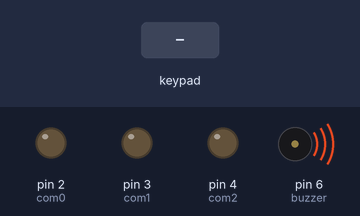
The sketch below on a simulated Arduino Uno, built with avr-gcc and run on an emulated ATmega328P. Parts: output pins drawn as LEDs (lit = HIGH), buzzer (waves = sounding). Wiring (inferred from the names in the program): 3×3 keypad with keys 1 2 3 4 5 6 7 8 9 (labels assumed): rows pin 9, pin 8, pin 7; columns pin 11, pin 12, pin 13. The inputs (shaded band) are chosen by the test bench. Pins used as bus, display or sensor lines are not drawn.

Above: at 1.2 s.
1.3 s: key '1' pressed
At 2.4 s:
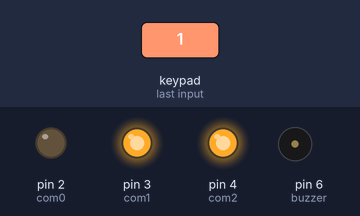
3.0 s: key '4' pressed
At 4.0 s:
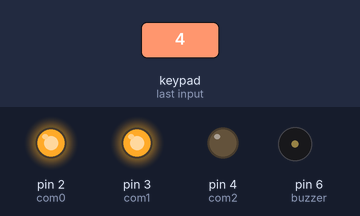
4.5 s: key '5' pressed
At 4.9 s:
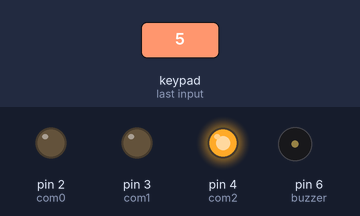
6.0 s: key '6' pressed
At 7.0 s:
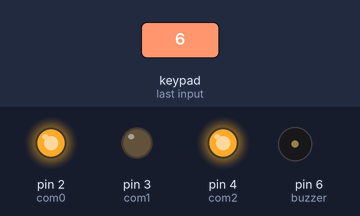
7.5 s: key '7' pressed
At 7.76 s:
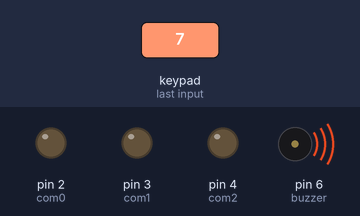
10.5 s: key '8' pressed
At 11.1 s:
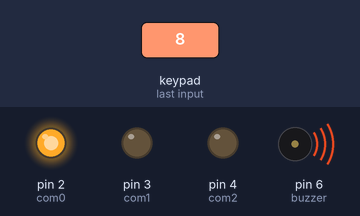
Timing chart, 0 to 14.5 s (numbered marks = the images above; inputs shaded):
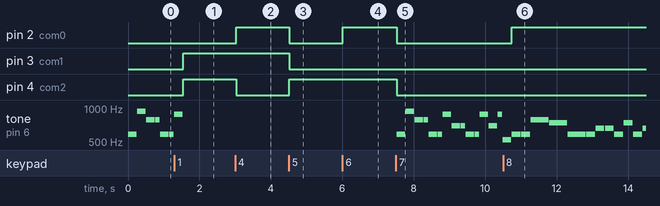

The sketch:

master.ino
```cpp
/* This is the code for the master Arduino
 * The code here is for controlling the keypad, sending signals to the other boards and playing crabrave, lovestory, and never gonna give you up
*/
#define buzzer 6 // buzzer pin
#define row0 7 // row and column pins for key pad
#define row1 8
#define row2 9
#define row3 10
#define column0 11
#define column1 12
#define column2 13
#define com0 2 // set comunication pins
#define com1 3
#define com2 4

//defining note frequencies
#define rest 0
#define C2 65
#define CS2 69
#define D2 73
#define DS2 78
#define E2 82
#define F2 87
#define FS2 93
#define G2 98
#define GS2 104
#define A2 110
#define AS2 117
#define B2 123
#define C3 131
#define CS3 139
#define D3 147
#define DS3 156
#define E3 165
#define F3 175
#define FS3 185
#define G3 196
#define GS3 208
#define A3 220
#define AS3 233
#define B3 247
#define C4 262
#define CS4 277
#define D4 294
#define DS4 311
#define E4 330
#define F4 349
#define FS4 370
#define G4 392
#define GS4 415
#define A4 440
#define AS4 466
#define B4 494
#define C5 523
#define CS5 554
#define D5 587
#define DS5 622
#define E5 659
#define F5 698
#define FS5 741
#define G5 784
#define GS5 831
#define A5 880
#define AS5 932
#define B5 988

//The index of the current song
byte song = 0;

void setup() {
  pinMode(buzzer, OUTPUT); // Set buzzer
  pinMode(row0, OUTPUT); // Set pins for the key pad
  pinMode(row1, OUTPUT);
  pinMode(row2, OUTPUT);
  pinMode(row3, OUTPUT);
  pinMode(column0, INPUT);
  pinMode(column1, INPUT);
  pinMode(column2, INPUT);
  digitalWrite(row0, LOW);
  digitalWrite(row1, LOW);
  digitalWrite(row2, LOW);
  digitalWrite(row3, LOW);
  pinMode(com0, OUTPUT); // Set communication pins
  pinMode(com1, OUTPUT);
  pinMode(com2, OUTPUT);
}

void loop() {
  if (song == 0) { //Set the comunication outputs and play a song if it is stored on this Arduino
    digitalWrite(com0, LOW);
    digitalWrite(com1, LOW);
    digitalWrite(com2, LOW);
    crabRave(song);
  }
  else if (song == 1) {
    digitalWrite(com0, HIGH);
    digitalWrite(com1, LOW);
    digitalWrite(com2, LOW);
    loveStory(song);
  }
  else if (song == 2) {
    digitalWrite(com0, LOW);
    digitalWrite(com1, HIGH);
    digitalWrite(com2, LOW);
    rickRoll(song);
  }
  else if (song == 3) {
    digitalWrite(com0, HIGH);
    digitalWrite(com1, HIGH);
    digitalWrite(com2, LOW);
    update_song(song);
  }
  else if (song == 4) {
    digitalWrite(com0, LOW);
    digitalWrite(com1, LOW);
    digitalWrite(com2, HIGH);
    update_song(song);
  }
  else if (song == 5) {
    digitalWrite(com0, HIGH);
    digitalWrite(com1, LOW);
    digitalWrite(com2, HIGH);
    update_song(song);
  }
  else if (song == 6) {
    digitalWrite(com0, LOW);
    digitalWrite(com1, HIGH);
    digitalWrite(com2, HIGH);
    update_song(song);
  }
}

void crabRave(byte &song){ //Plays crab rave
  short crab_rave[][2] = {{D5, 240},
                        {AS5, 240},
                        {G5, 240},
                        {G5, 120},
                        {D5, 240},
                        {D5, 120},
                        {A5, 240},
                        {F5, 240},
                        {F5, 120},
                        {D5, 240},
                        {D5, 120},
                        {A5, 240},
                        {F5, 240},
                        {A5, 120},
                        {C5, 240},
                        {C5, 240},
                        {E5, 240},
                        {E5, 120},
                        {F5, 240},
                        {D5, 240},
                        {AS5, 240},
                        {G5, 240},
                        {G5, 120},
                        {D5, 240},
                        {D5, 120},
                        {A5, 240},
                        {F5, 240},
                        {F5, 120},
                        {D5, 240},
                        {D5, 120},
                        {A5, 240},
                        {F5, 240},
                        {F5, 120},
                        {C5, 240},
                        {C5, 240},
                        {E5, 240},
                        {E5, 120},
                        {F5, 240}};
    for (auto &pair : crab_rave) {
      tone(buzzer, pair[0]);
      delay(pair[1]);
      tone(buzzer, rest);
      if (update_song(song)) {
        break;
      }
    }
}

void loveStory(byte &song) { //plays love story
  short love_story[][2] = {{D5, 250},
                         {D5, 250},
                         {G5, 500},
                         {FS5, 500},
                         {D5, 500},
                         {D5, 250},
                         {E5, 250},
                         {E5, 250},
                         {D5, 250},
                         {FS5, 250},
                         {D5, 250},
                         {E5, 500},
                         {D5, 500},
                         {E5, 500},
                         {FS5, 500},
                         {E5, 500},
                         {D5, 250},
                         {E5, 250},
                         {E5, 250},
                         {D5, 250},
                         {FS5, 250},
                         {D5, 250},
                         {E5, 500},
                         {D5, 500},
                         {E5, 250},
                         {D5, 250},
                         {FS5, 500},
                         {E5, 500},
                         {D5, 500},
                         {E5, 250},
                         {D5, 250},
                         {FS5, 500},
                         {E5, 500},
                         {D5, 250},
                         {D5, 250},
                         {E5, 500},
                         {FS5, 250},
                         {E5, 250},
                         {FS5, 500},
                         {FS5, 250},
                         {E5, 250},
                         {FS5, 500},
                         {FS5, 500},
                         {D5, 500}};
    for (auto &pair : love_story) {
      tone(buzzer, pair[0]);
      delay(pair[1]);
      tone(buzzer, rest);
      if (update_song(song)) {
        break;
      }
    }
}

void rickRoll(byte &song) { // plays never gonna give you up
  short rick_roll[][2] = {{F4, 398},
                        {F4, 398},
                        {DS4, 531},
                        {rest, 265},
                        {GS3, 132},
                        {AS3, 132},
                        {C4, 132},
                        {AS3, 132},
                        {DS4, 398},
                        {DS4, 398},
                        {CS4, 132},
                        {C3, 132},
                        {AS3, 398},
                        {GS3, 132},
                        {AS3, 132},
                        {CS4, 132},
                        {AS3, 132},
                        {CS4, 398},
                        {DS4, 398},
                        {C3, 132},
                        {AS3, 398},
                        {GS3, 265},
                        {rest, 132},
                        {GS3, 265},
                        {DS4, 531},
                        {CS4, 531},
                        {rest, 531},
                        {GS3, 132},
                        {AS3, 132},
                        {CS4, 132},
                        {AS3, 132},
                        {F4, 398},
                        {F4, 398},
                        {DS4, 663},
                        {rest, 132},
                        {GS3, 132},
                        {AS3, 132},
                        {C4, 132},
                        {AS3, 132},
                        {GS4, 398},
                        {C4, 398},
                        {CS4, 265},
                        {C4, 132},
                        {AS3, 398},
                        {GS3, 132},
                        {AS3, 132},
                        {C4, 132},
                        {AS3, 132},
                        {CS4, 398},
                        {DS4, 398},
                        {C4, 398},
                        {AS3, 132},
                        {GS3, 265},
                        {rest, 265},
                        {GS3, 265},
                        {DS4, 265},
                        {CS4, 265},
                        {CS4, 531},
                        {rest, 1061}};
    for (auto &pair : rick_roll) {
      tone(buzzer, pair[0]);
      delay(pair[1]);
      tone(buzzer, rest);
      if (update_song(song)) {
        break;
      }
    }
}

bool update_song(byte &song) { //Updates the current song if there is a new key presed on the keypad and returns true when an update happens and false otherwise
  byte out = key_pad();
  if (out) {
    song = out - 1;
    return true;
  }
  return false;
}

byte key_pad(){ // receives input from the key pad for 1-6 and returns 0 otherwise
  byte out = 0;
  digitalWrite(row1, HIGH);
  delay(5);
  if (digitalRead(column0)) {
    out = 4;
  }
  if (digitalRead(column1)) {
    out = 5;
  }
  if (digitalRead(column2)) {
    out = 6;
  }
  digitalWrite(row1, LOW);
  digitalWrite(row0, HIGH);
  delay(5);
  if (digitalRead(column0)) {
    out = 1;
  }
  if (digitalRead(column1)) {
    out = 2;
  }
  if (digitalRead(column2)) {
    out = 3;
  }
  digitalWrite(row0, LOW);
  digitalWrite(row2, HIGH);
  delay(5);
  if (digitalRead(column0)) {
    out = 7;
  }
  if (digitalRead(column1)) {
    out = 8;
  }
  if (digitalRead(column2)) {
    out = 9;
  }
  digitalWrite(row2, LOW);
  return out;
}
```

Measured:
- after the input at 1.3 s, pin 3 (com1), pin 4 (com2): LOW → HIGH after 0.25 s; tone on pin 6 (buzzer): goes on until 1.5 s, then stays silent
- after the input at 3.0 s, pin 2 (com0): LOW → HIGH at once; pin 4 (com2): HIGH → LOW at once
- after the input at 4.5 s, pin 2 (com0), pin 3 (com1): HIGH → LOW at once; pin 4 (com2): LOW → HIGH at once
- after the input at 6.0 s, pin 2 (com0): LOW → HIGH at once
- after the input at 7.5 s, pin 2 (com0), pin 4 (com2): HIGH → LOW at once; tone on pin 6 (buzzer): plays 587 Hz for 0.24 s, 932 Hz for 0.24 s, 784 Hz for 0.24 s, 784 Hz for 0.12 s, 587 Hz for 0.24 s, 587 Hz for 0.12 s … (15 notes in this stretch), starting at once
- after the input at 10.5 s, pin 2 (com0): LOW → HIGH after 0.25 s
- by itself, tone on pin 6 (buzzer): plays 587 Hz for 0.24 s, 932 Hz for 0.24 s, 784 Hz for 0.24 s, 784 Hz for 0.12 s, 587 Hz for 0.24 s, 587 Hz for 0.12 s … (7 notes in this stretch)
